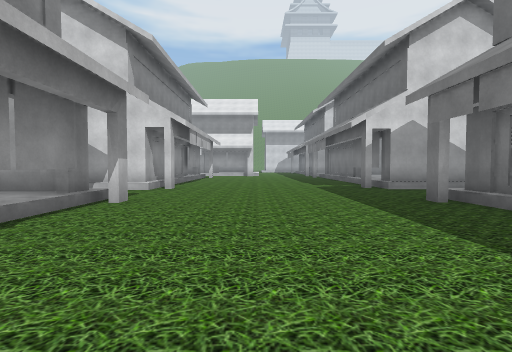
View 1 (above)

24 first-person views from a walk through a 3-D level made in the Unity game engine. The camera is 1.2 m above the floor, tilts 2° down and sees 85° across. The floor is counted in squares, 2 m on a side. Each view is taken from the middle of a square. On the plan, view 1 faces up. The plan holds only what a view shows up to about 9 squares ahead; the rest is blank. The place goes on beyond the plan. The player is left out. Some animated figures are left out. Some surface patterns are stand-ins.

View 2
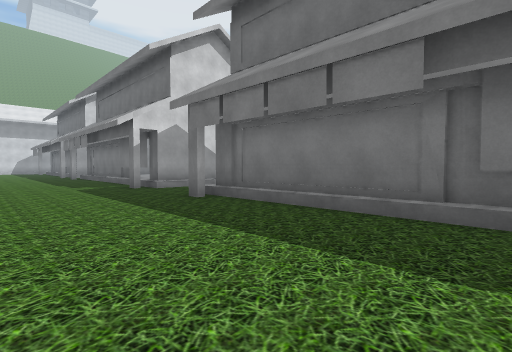

View 3
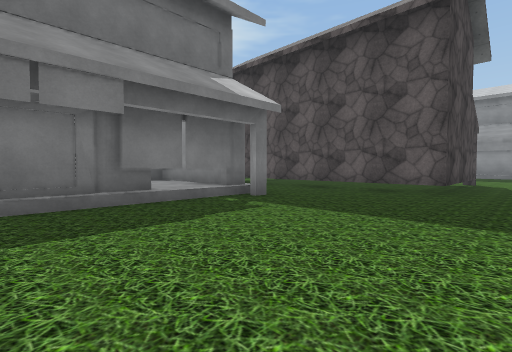

View 4
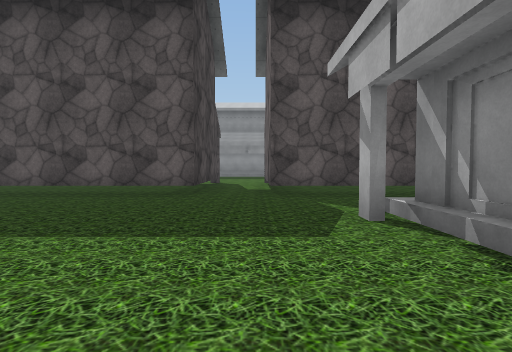

View 5
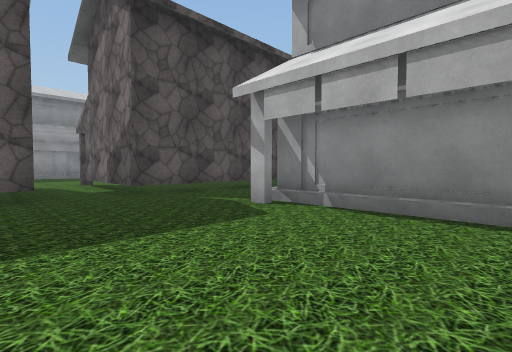

View 6
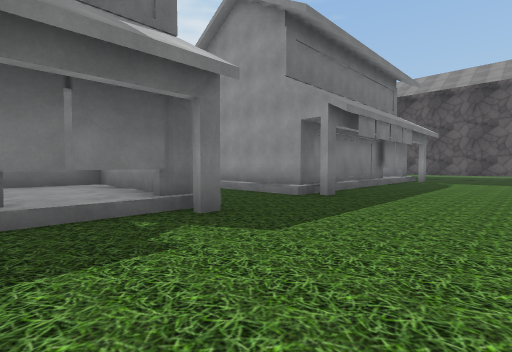

View 7
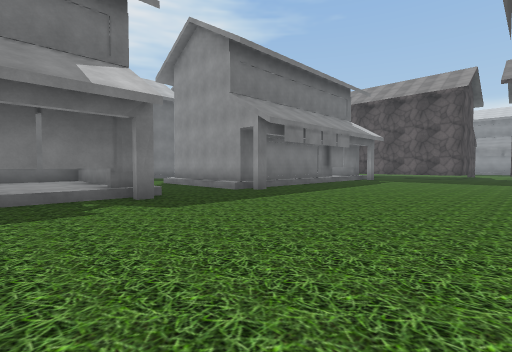

View 8
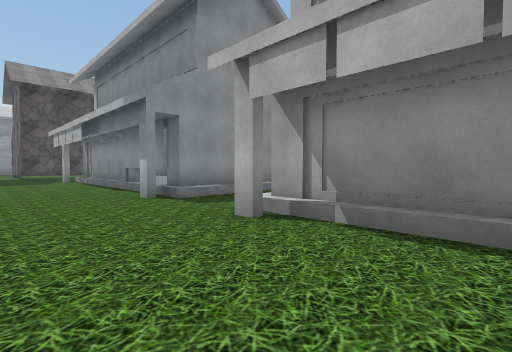

View 9
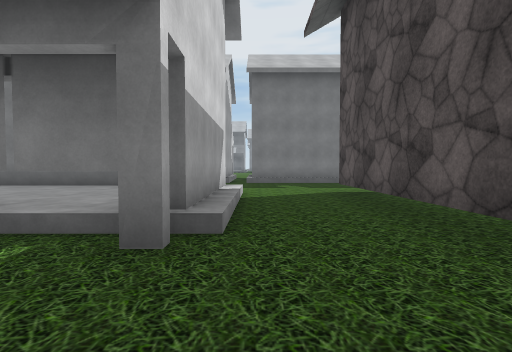

View 10
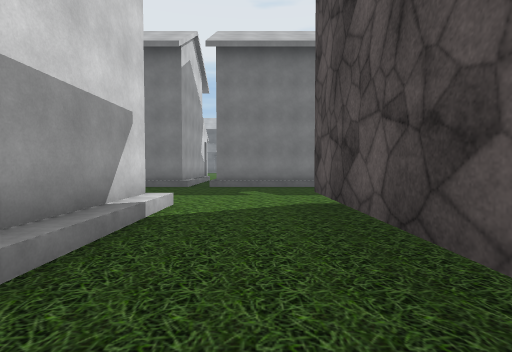

View 11
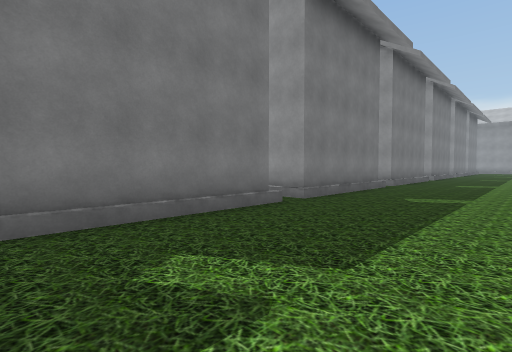

View 12
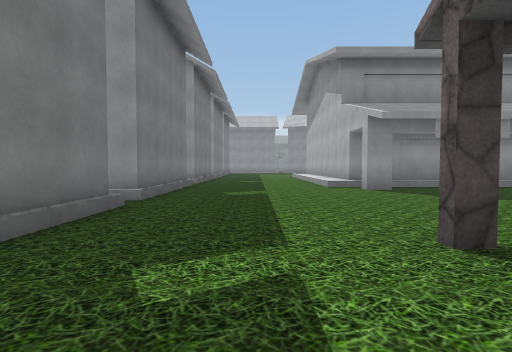

View 13
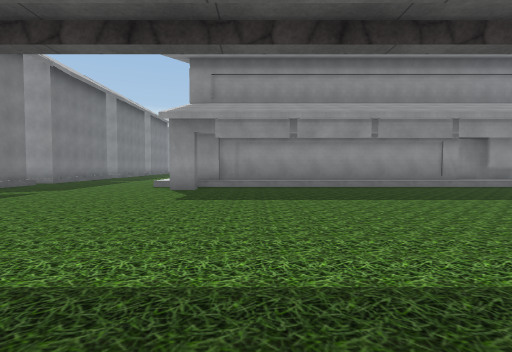

View 14
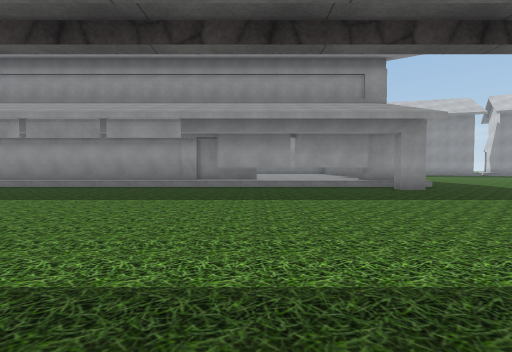

View 15
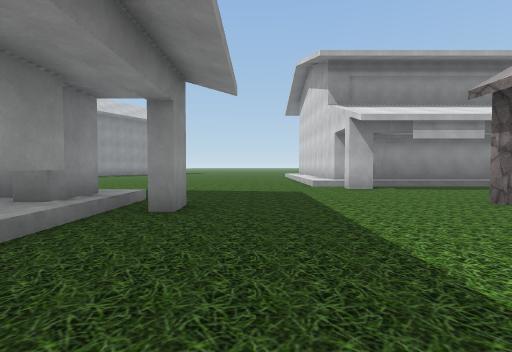

View 16
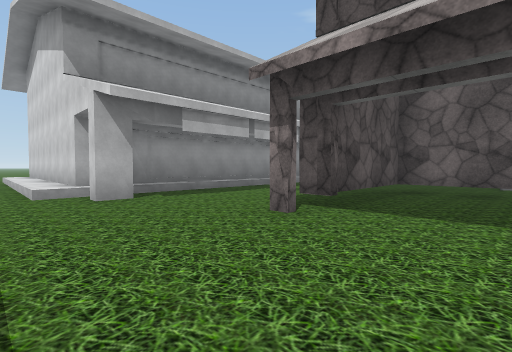

View 17
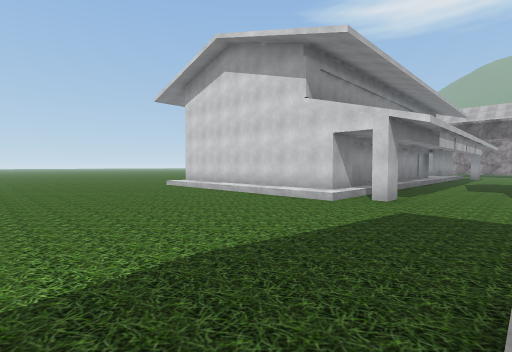

View 18
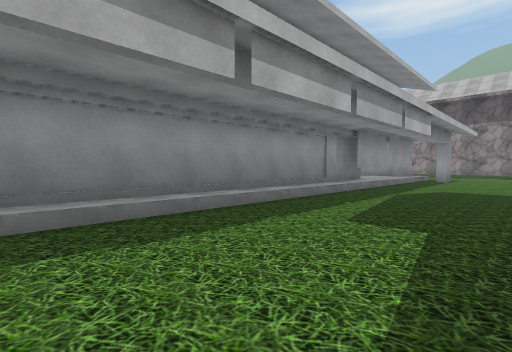

View 19
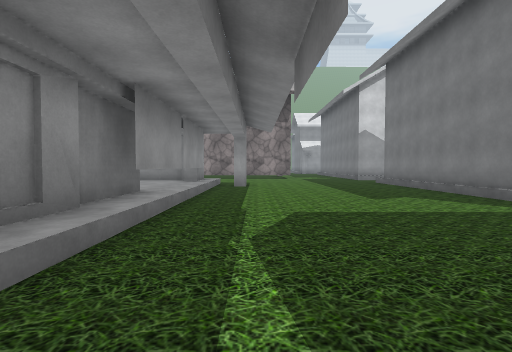

View 20
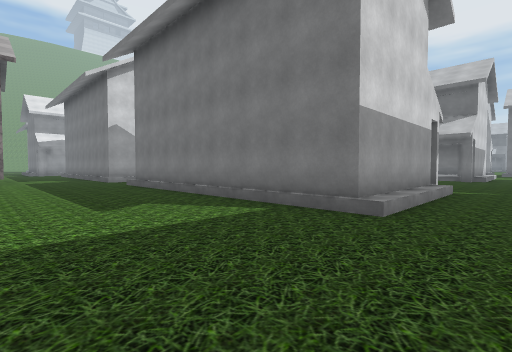

View 21
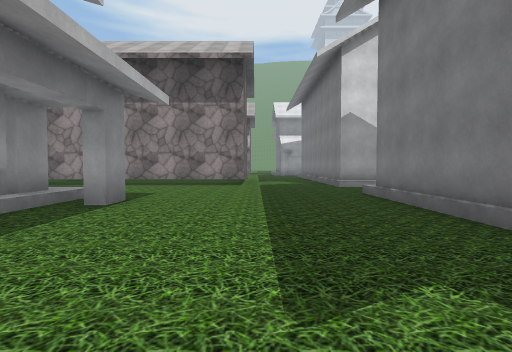

View 22
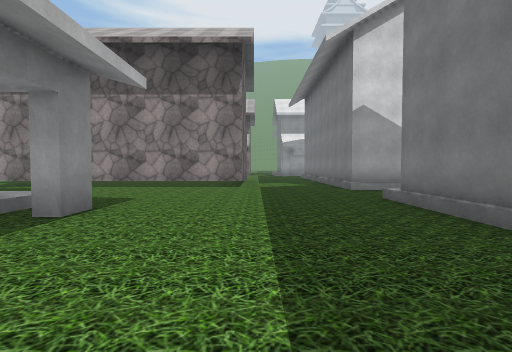

View 23
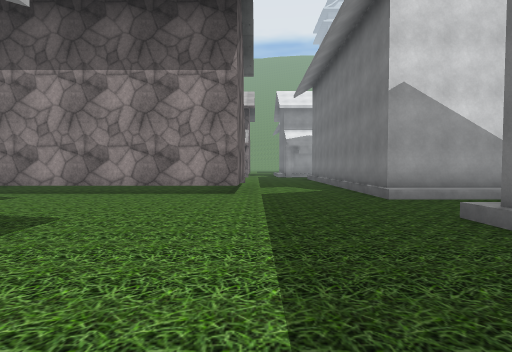

View 24
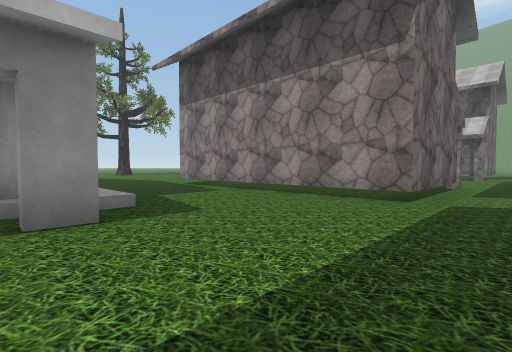

### Floor plan
Key: @ floor where view 1 was taken; # wall or solid block; . main floor; : floor 0.25 m higher than the main floor; / step, stairs or slope; = window, fence, low wall or low ledge; T thing the floor can be seen under or through.
Columns run from 16 left of view 1 to 12 right of it. Each row starts with its distance up from view 1.
 10  .....#...#  #......#  #
  9  .....T...#  #......#  #
  8 #TTTTTT...####......####
  7 .....................
  6 .......................
  5  .........####......####
  4    #/#....#  #......#  #
  3   ##/.....#  #......#  #
  2    #/.....#  #......#  #
  1    #/.....#  #......##=#
  0    #/.....#  #..@...# =#
 -1    #/.....#  #......#  #  .##
 -2    #/.....####......#### ...#
 -3    #/......................##
 -4    #/......................#
 -5    #/.. TTTTTT#.#TTTTTT#...#
 -6    #/..#......#.#...... ...#
 -7    #/..#......#.#...... ....
 -8    #/..##.....###.....  ...##
 -9    #/..........##..........#
-10 ####/......................#
-11 ::::/......................##
-12 ............................#
-13 ...........................##
-14 ......................#....#
-15 ......./######//////////...#
-16 ......./##  ###########/.../
-17 ......./

Where each view was taken, in squares from view 1:
view 1: 0 up, 0 right, facing up
view 2: 0 up, 0 right, facing up-right
view 3: 2 up, 1 left, facing down-right
view 4: 1 up, 1 left, facing down
view 5: 1 up, 1 right, facing down-left
view 6: 10 up, 0 right, facing down-right
view 7: 10 up, 2 left, facing down-right
view 8: 10 up, 0 right, facing down-left
view 9: 3 down, 1 right, facing right
view 10: 4 down, 3 right, facing right
view 11: 3 down, 8 right, facing down-right
view 12: 7 down, 9 right, facing down
view 13: 7 down, 4 right, facing down
view 14: 7 down, 4 left, facing down
view 15: 13 down, 4 left, facing left
view 16: 12 down, 6 left, facing up-left
view 17: 17 down, 9 left, facing up-left
view 18: 9 down, 9 left, facing up-left
view 19: 5 down, 11 left, facing up
view 20: 4 down, 10 left, facing up-right
view 21: 1 down, 9 left, facing up
view 22: 0 up, 9 left, facing up
view 23: 2 up, 9 left, facing up
view 24: 3 up, 8 left, facing up-left
